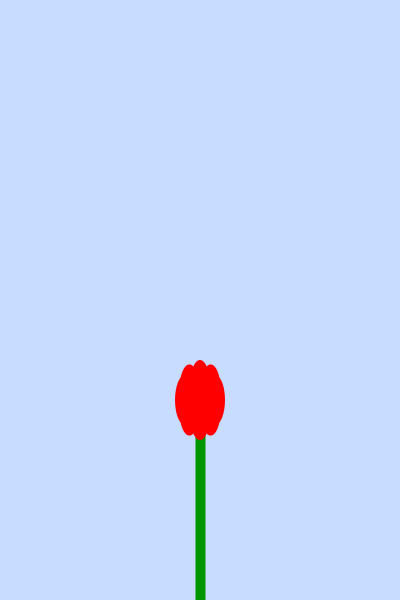
Frame 1 (no input)
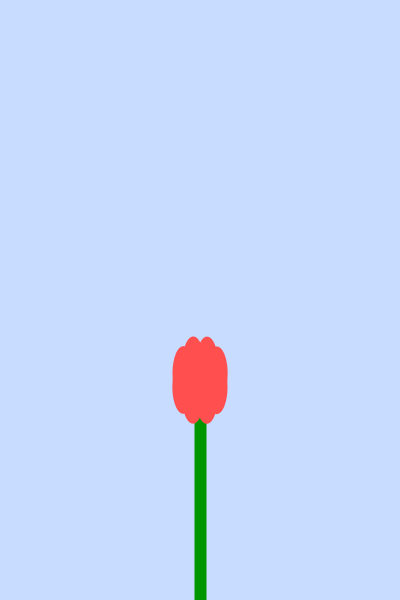
Frame 60 (the mouse pressed at the canvas centre just before this capture)
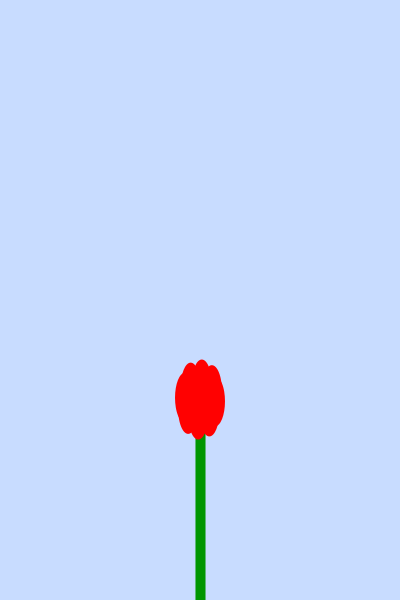
Frame 120 (the mouse held since frame 60 and released just before this capture)

The Processing sketch that drew these frames (run headless with seeded random() and noise(); from frame 60 on, the mouse is pressed at the canvas centre):

// Processing sketch: sketch_FlowerSway
// ── sketch_FlowerSway.pde
float stemLength = 200;
float stemThickness = 10;
float petalLength = 50;
float petalWidth = 20;
float petalColorR = 255;
float petalColorG = 0;
float petalColorB = 0;
float angle = 0;
float sway = 0.1;
float windSpeed = 0.05;

void setup() {
  size(400, 600);
}

void draw() {
  background(200, 220, 255);
  
  // Stem
  stroke(0, 150, 0);
  strokeWeight(stemThickness);
  line(width/2, height, width/2, height - stemLength);
  
  // Petals
  for (float a = PI/4; a < TWO_PI; a += PI/4) {
    float x = width/2 + cos(a + angle) * stemThickness * 1.5;
    float y = height - stemLength + sin(a + angle) * stemThickness * 1.5;
    fill(petalColorR, petalColorG, petalColorB);
    noStroke();
    ellipse(x, y, petalWidth, petalLength);
  }
  
  // Update sway
  angle += sway;
  
  // Wind effect
  stemLength += sin(frameCount * windSpeed) * 0.5;
  stemThickness += sin(frameCount * windSpeed) * 0.05;
  petalLength += sin(frameCount * windSpeed) * 0.1;
  petalWidth += sin(frameCount * windSpeed) * 0.05;
  petalColorG += sin(frameCount * windSpeed) * 2;
  petalColorB += sin(frameCount * windSpeed) * 2;
}
